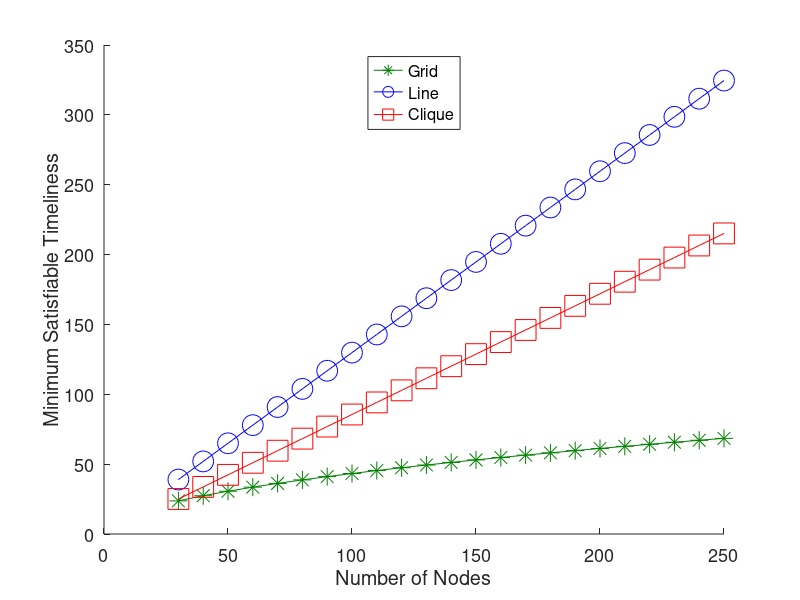
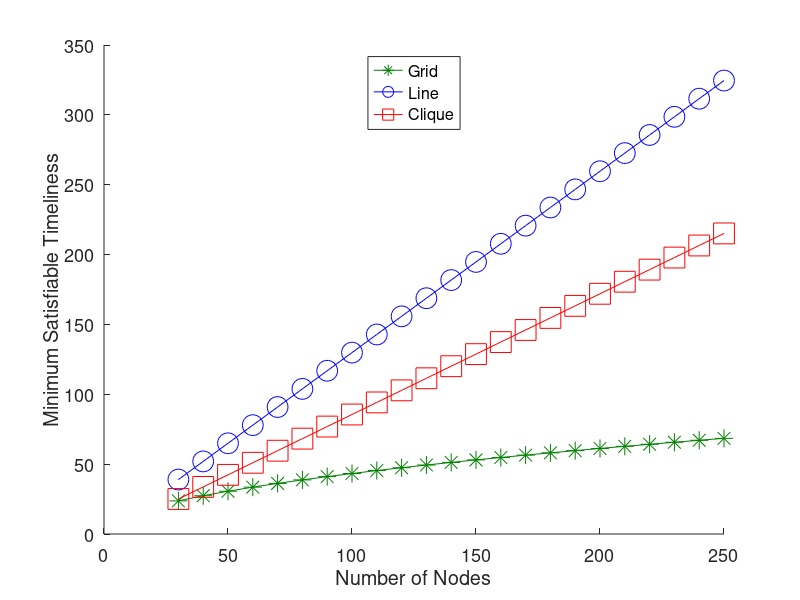

Here is the MATLAB script that generated these plots, in order:
clear;

plot_color=1;
font_size = 26;
legend_font_size = 22;
axes_font_size = 13;
marker_size = 15;

N = 30:10:250;

channel_rate = 2;
IS = 12;

W=channel_rate*1000000;
P_s = 1500*8;
image_size = IS*8*1000;

ccp_requ = csvread('Cluster_Perc_Sets_Covered.csv');

cluster_cov_perc = 0.8;
x = find( ccp_requ(:,1) > cluster_cov_perc );
if not( isempty(x) )
    num_images = ccp_requ(x(1),2);
end

B = num_images*image_size;

T_clique = (B/W)*(N-1)+(P_s/W);
T_line = 1.5*(B/W)*((N-1).^2./(N-2))+1.5*(P_s/W)*(N/4 -1 );
T_grid = 5*(sqrt(N)/W)*(B+(P_s/3));

hold on;
if plot_color == 1
    plot( N, T_grid, '-*', 'color', [0 0.5 0], 'MarkerSize', marker_size-2 );
    plot( N, T_line, '-ob', 'MarkerSize', marker_size );
    plot( N, T_clique, '-sr', 'MarkerSize', marker_size );
else
    plot( N, T_grid, '-*k', 'MarkerSize', marker_size-2 );
    plot( N, T_line, '-ok', 'MarkerSize', marker_size );
    plot( N, T_clique, '-sk', 'MarkerSize', marker_size );
end

leg = legend('Grid','Line','Clique', 'Location', 'North');
set(leg, 'FontSize', legend_font_size);
xlabel('Number of Nodes', 'FontSize', font_size);
ylabel('Minimum Satisfiable Timeliness', 'FontSize', font_size);
set(gca, 'FontSize', axes_font_size);

output_directory = sprintf('./use_case_examples/tness_vs_N_cluster/');
if ~exist(output_directory, 'dir')
  mkdir(output_directory);
end
if plot_color == 1
    saveas(gcf, sprintf('%stness_vs_num_nodes_%i_CCP_%i_IS_%i_W_color.pdf', output_directory, cluster_cov_perc, IS, channel_rate));
else
    saveas(gcf, sprintf('%stness_vs_num_nodes_%i_CCP_%i_IS_%i_W.pdf', output_directory, cluster_cov_perc, IS, channel_rate));
end
savefig(sprintf('%stness_vs_num_nodes_%i_CCP_%i_IS_%i_W.fig', output_directory, cluster_cov_perc, IS, channel_rate));